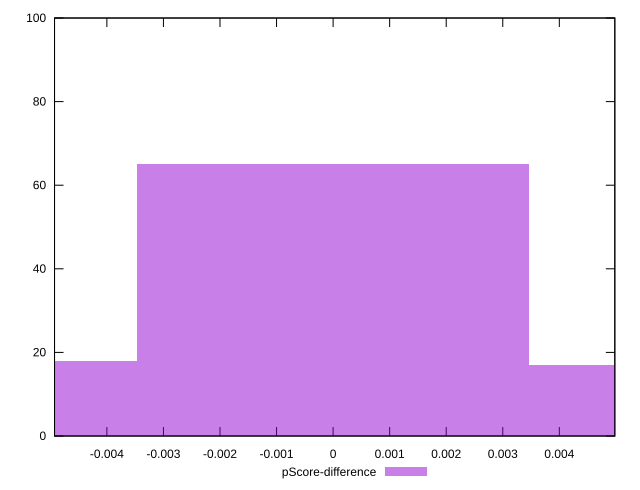

This figure's gnuplot source:
reset

$pScoreDifference <<EOF
-0.0069430983253104175 18
0 65
0.0069430983253104175 17
EOF

set key outside below
set boxwidth 0.0069430983253104175
set xrange [-0.004925344762806594:0.004981215318091647]
set yrange [0:100]
set trange [0:100]
set style fill transparent solid 0.5 noborder
set terminal svg size 640, 490 enhanced background rgb 'white'
set output "report_00015_2021-02-09T16-11-33.973Z/first-cpu-idle/samples/pages+cached+noadtech+nomedia/pScore-difference/histogram.svg"

plot $pScoreDifference title "pScore-difference" with boxes

reset
